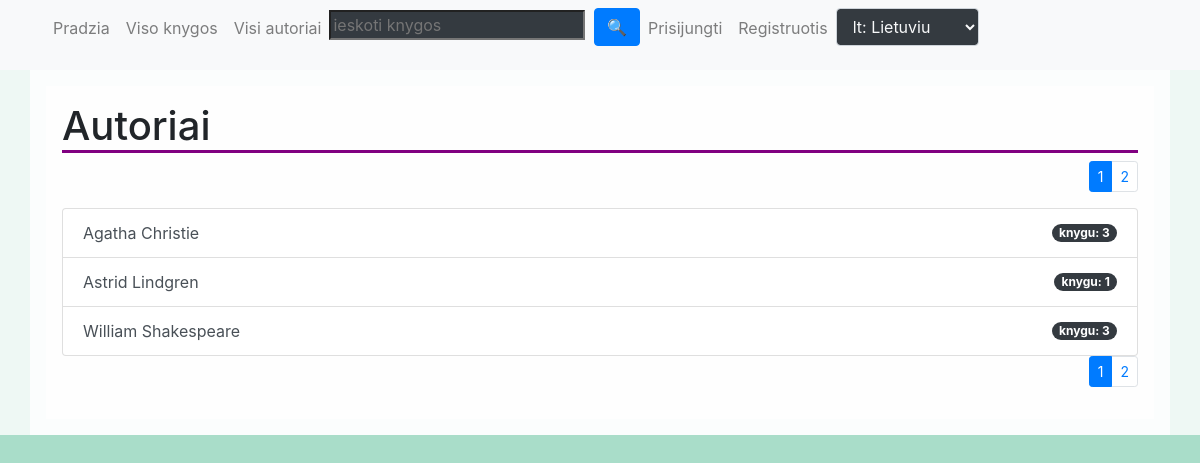
The page /library/authors/ on the database its author committed.
### books/models.py (models this page shows)
class Author(models.Model):
    first_name = models.CharField(_('vardas'), max_length=100)
    last_name = models.CharField(_('pavarde'), max_length=100)
    description = HTMLField(_('apie autoriu'), blank=True, null=True)
    def __str__(self):
        return f'{self.first_name} {self.last_name}'
    def get_books_count(self):
        return self.books.count()
    get_books_count.short_description = _('knygos')
    class Meta:
        ordering = ['last_name', 'first_name']
        verbose_name = _('autorius')
        verbose_name_plural = _('autoriai')

### books/views.py (the view)
# urls.py: path('authors/', views.authors, name='authors'),
def authors(request):
    paginator = Paginator(Author.objects.all(), 3)
    page_number = request.GET.get('page')
    authors = paginator.get_page(page_number)
    return render(request, 'books/authors.html', {'authors': authors})

### books/templates/books/authors.html
{% extends 'books/base.html' %}
{% block content %}
    <div class= "container py-3">
        <h1>Autoriai</h1>
        {% include 'books/includes/paginator_for_authors.html' %}
        <div class="list-group">
        {% for author in authors %}
                <a class="list-group-item list-group-item-action d-flex justify-content-between align-items-center" href="{% url 'author' author.id %}">
                {{ author }}
                <span class="badge badge-dark badge-pill">knygu: {{ author.get_books_count }}</span>
                </a>
        {% endfor %}
        </div>
        {% include 'books/includes/paginator_for_authors.html' %}
    </div>
{% endblock content %}

### books/static/books/css/style.css (style rules this page uses)
h1 { border-bottom: 3px solid purple; }
body { background-color: #A9DDC9 !important; }
.badge-dark { float: right !important; }
main .container { background-color: rgba(255, 255 ,255, 0.8) !important; padding: 1rem 1rem; }

### rows shown on the page
Author: first_name+last_name "Agatha Christie", get_books_count "3"
Author: first_name+last_name "Astrid Lindgren", get_books_count "1"
Author: first_name+last_name "William Shakespeare", get_books_count "3"

### other values the page prints
{{ page }} "1" "1"
{{ page }} "2" "2"
form field language "lt: Lietuviu"
